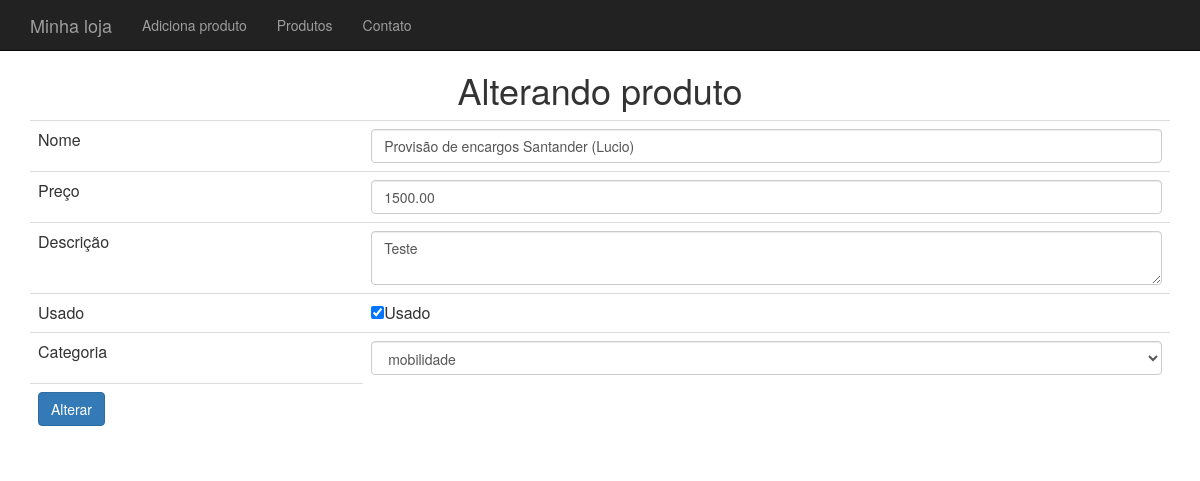
The page /produto-altera-formulario.php?id=17 on the database its author committed.
### tables this page shows
CREATE TABLE IF NOT EXISTS `produtos` (
`id` int(11) NOT NULL,
  `nome` varchar(255) DEFAULT NULL,
  `preco` decimal(10,2) DEFAULT NULL,
  `descricao` text,
  `categoria_id` int(11) DEFAULT NULL,
  `usado` tinyint(1) DEFAULT '0'
);

### banco-produto.php (called while the page is built, shortened)
<?php
function buscaProduto($conexao, $id){
	$query = "select * from produtos where id = '{$id}'";
		$resultado = mysqli_query($conexao, $query);
		return mysqli_fetch_assoc($resultado);
}

### banco-categoria.php (called while the page is built, shortened)
<?php
function listaCategorias($conexao){
	$categorias = array();
	$resultado = mysqli_query($conexao,"select * from categorias");
	while($categoria = mysqli_fetch_assoc($resultado)){
		array_push($categorias, $categoria);
	}
	return $categorias;
}

### produto-formulario-base.php (the view)
<tr>
	<td>Nome </td>
	<td><input class="form-control" type="text" name="nome" value="<?= $produto['nome'] ?>"/></td>
</tr>
<tr>
	<td>Preço </td>
	<td><input class="form-control" type="number" name="preco" value="<?= $produto['preco'] ?>"/></td>
</tr>
<tr>
	<td>Descrição </td>
	<td><textarea class="form-control" name="descricao"><?= $produto['descricao'] ?></textarea></td>
</tr>
<tr>
	<td>Usado</td>
	<td><input type="checkbox" name="usado" <?= $usado ?>>Usado</input></td>
</tr>
<tr>
	<td>Categoria</td>
	<td>
		<select name="categoria_id" class="form-control">
			<?php foreach($categorias as $categoria) :
				$essaEhACategoria = $produto['categoria_id'] == $categoria['id'];
				$selecao = $essaEhACategoria ? "selected='selected'": "";
			?>
				<option value="<?= $categoria['id'] ?>"<?= $selecao ?>>
					<?=$categoria['nome']?>
				</option>
			<?php endforeach ?>
		</select>
	</td>
</tr>

### css/loja.css (style rules this page uses)
body { padding-top: 50px; }

### rows shown on the page
produtos: nome "Provisão de encargos Santander (Lucio)", preco "1500.00", descricao "Teste"

### other values the page prints
form field categoria_id "mobilidade"
